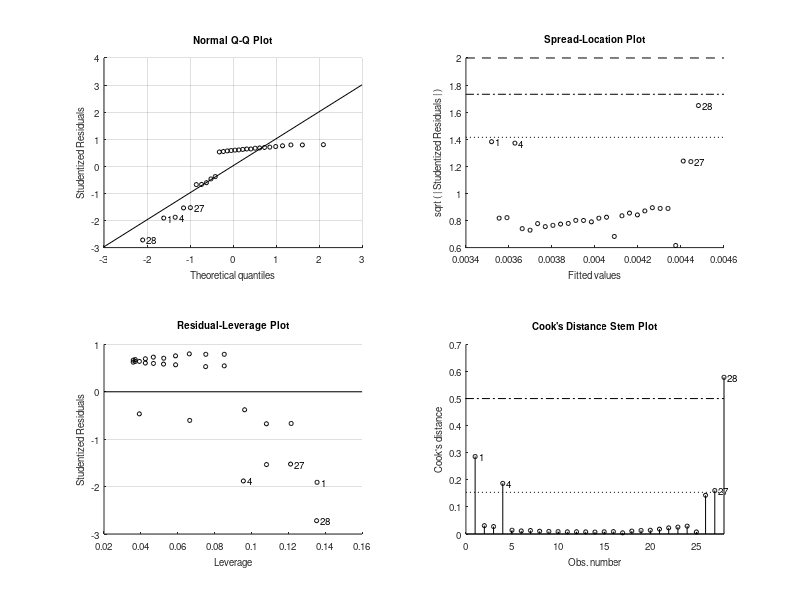

The MATLAB script that drew this image: (Note: this script raises an error after producing the figure.)
clc;clear;close all;

data_low = csvread('kviscous_velocity_lowV.csv',1,0);
data = csvread('kviscous_velocity.csv',1,0);

Km = 0.036064542444157;
Ra = 3.714849119427301;

v_low = data_low(:,1);
i_low = data_low(:,2);
w_low = data_low(:,3);


v = vertcat(v_low,data(4:end,1));
i = vertcat(i_low,data(4:end,2));
w = vertcat(w_low,data(4:end,3));

Te = Km*i;

Tv_actual = 2.6e-6*(w*(2*pi/60))+0.0042;

fit1 = fitlm(v(48:end,1),Te(48:end,1))

fig_x = 400*2; fig_y = 225*2;
fitted = fit1.Fitted;
figure('Position',[100,100,fig_x,fig_y])
plot(w*(2*pi/60),Tv_actual,'g',w(48:end)*(2*pi/60), fitted,'-r',w*(2*pi/60),Te,'-bo')
grid on
legend('Coloumb Friction, actual','Fitted Line','Data Points', 'Location', 'northwest')
title('Torque as a Function of Angular Velocity')
xlabel('Angular Velocity [$\frac{Rad}{S}$]','interpreter','LaTex')
ylabel('Torque [$Nm$]','interpreter','LaTex')

figure('Position',[100,100,fig_x,fig_y])
plot(w(1:40)*(2*pi/60),Te(1:40),'-bo')
grid on
legend('Total Friction', 'Location', 'northwest')
title('Torque as a Function of Angular Velocity, Low $\omega_r$','interpreter','LaTex')
xlabel('Angular Velocity [$\frac{Rad}{S}$]','interpreter','LaTex')
ylabel('Torque [$Nm$]','interpreter','LaTex')

Tc = fit1.Coefficients.Estimate(1);

Kv = (Km*i-Tc)./(w*(2*pi/60));

figure('Position',[100,100,fig_x,fig_y])
plot(w*(2*pi/60),Kv,'-o')
grid on
title('Viscous Damping Factor as a Function of Angular Velocity')
xlabel('Angular Velocity [$\frac{Rad}{S}$]','interpreter','LaTex')
ylabel('Viscous Damping Factor [$Nm\cdot\frac{S}{Rad}$]','interpreter','LaTex')

Kv = sum(Kv(48:end))/length(Kv(48:end))
